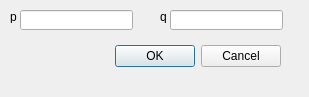
<?xml version="1.0" encoding="UTF-8"?>
<ui version="4.0">
 <class>Dialog</class>
 <widget class="QDialog" name="Dialog">
  <property name="geometry">
   <rect>
    <x>0</x>
    <y>0</y>
    <width>309</width>
    <height>97</height>
   </rect>
  </property>
  <property name="windowTitle">
   <string>Dialog</string>
  </property>
  <widget class="QDialogButtonBox" name="buttonBox">
   <property name="geometry">
    <rect>
     <x>20</x>
     <y>40</y>
     <width>261</width>
     <height>32</height>
    </rect>
   </property>
   <property name="orientation">
    <enum>Qt::Horizontal</enum>
   </property>
   <property name="standardButtons">
    <set>QDialogButtonBox::Cancel|QDialogButtonBox::Ok</set>
   </property>
  </widget>
  <widget class="QLabel" name="label">
   <property name="geometry">
    <rect>
     <x>10</x>
     <y>10</y>
     <width>47</width>
     <height>13</height>
    </rect>
   </property>
   <property name="text">
    <string>p</string>
   </property>
  </widget>
  <widget class="QLabel" name="label_2">
   <property name="geometry">
    <rect>
     <x>160</x>
     <y>10</y>
     <width>47</width>
     <height>13</height>
    </rect>
   </property>
   <property name="text">
    <string>q</string>
   </property>
  </widget>
  <widget class="QLineEdit" name="pEdit">
   <property name="geometry">
    <rect>
     <x>20</x>
     <y>10</y>
     <width>113</width>
     <height>20</height>
    </rect>
   </property>
  </widget>
  <widget class="QLineEdit" name="qEdit">
   <property name="geometry">
    <rect>
     <x>170</x>
     <y>10</y>
     <width>113</width>
     <height>20</height>
    </rect>
   </property>
  </widget>
 </widget>
 <resources/>
 <connections>
  <connection>
   <sender>buttonBox</sender>
   <signal>accepted()</signal>
   <receiver>Dialog</receiver>
   <slot>accept()</slot>
   <hints>
    <hint type="sourcelabel">
     <x>248</x>
     <y>254</y>
    </hint>
    <hint type="destinationlabel">
     <x>157</x>
     <y>274</y>
    </hint>
   </hints>
  </connection>
  <connection>
   <sender>buttonBox</sender>
   <signal>rejected()</signal>
   <receiver>Dialog</receiver>
   <slot>reject()</slot>
   <hints>
    <hint type="sourcelabel">
     <x>316</x>
     <y>260</y>
    </hint>
    <hint type="destinationlabel">
     <x>286</x>
     <y>274</y>
    </hint>
   </hints>
  </connection>
 </connections>
</ui>
